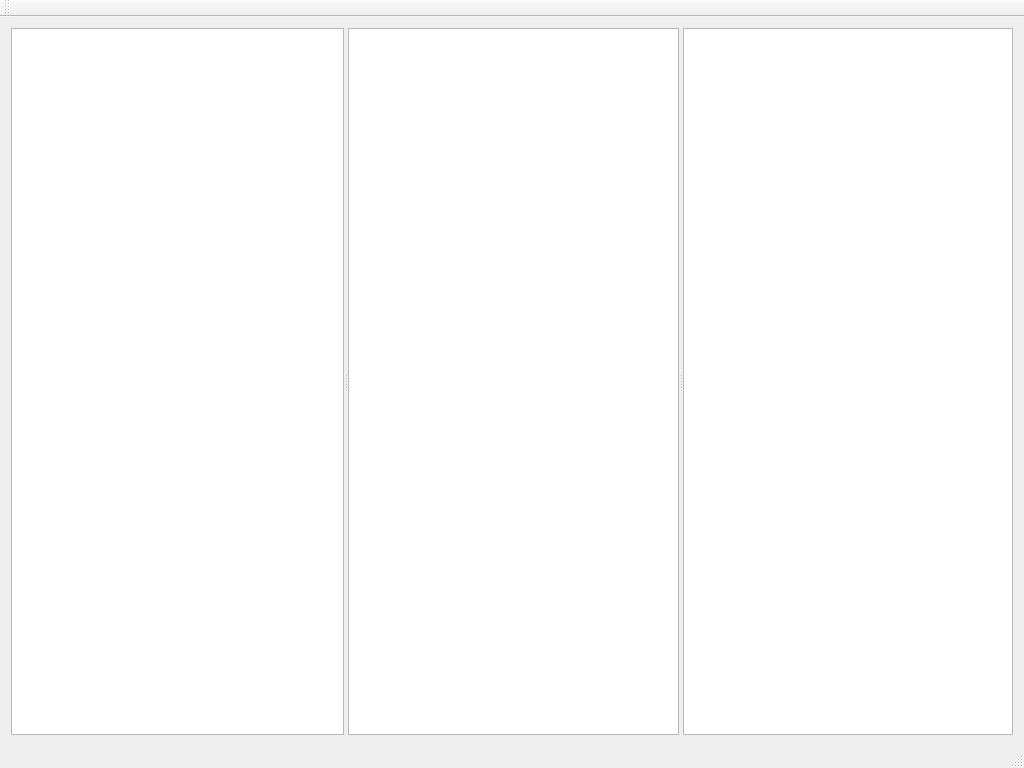
<?xml version="1.0" encoding="UTF-8"?>
<ui version="4.0">
 <class>camp::MainWindow</class>
 <widget class="QMainWindow" name="camp::MainWindow">
  <property name="geometry">
   <rect>
    <x>0</x>
    <y>0</y>
    <width>1024</width>
    <height>768</height>
   </rect>
  </property>
  <property name="windowTitle">
   <string>CCOM Autonomous Mission Planner</string>
  </property>
  <widget class="QWidget" name="centralWidget">
   <layout class="QVBoxLayout" name="verticalLayout">
    <item>
     <widget class="QSplitter" name="splitter">
      <property name="orientation">
       <enum>Qt::Horizontal</enum>
      </property>
      <widget class="map_tree_view::MapTreeView" name="mapTreeView"/>
      <widget class="QSplitter" name="mapSplitter">
        <property name="orientation">
        <enum>Qt::Horizontal</enum>
        </property>
        <widget class="camp::MapView" name="mapView">
        <property name="sizePolicy">
          <sizepolicy hsizetype="Expanding" vsizetype="Expanding">
          <horstretch>1</horstretch>
          <verstretch>0</verstretch>
          </sizepolicy>
        </property>
        <property name="renderHints">
          <set>QPainter::Antialiasing|QPainter::SmoothPixmapTransform|QPainter::TextAntialiasing</set>
        </property>
        <property name="dragMode">
          <enum>QGraphicsView::ScrollHandDrag</enum>
        </property>
        <property name="transformationAnchor">
          <enum>QGraphicsView::AnchorUnderMouse</enum>
        </property>
        </widget>
        <widget class="camp::MapView" name="mapView2">
        <property name="sizePolicy">
          <sizepolicy hsizetype="Expanding" vsizetype="Expanding">
          <horstretch>1</horstretch>
          <verstretch>0</verstretch>
          </sizepolicy>
        </property>
        <property name="renderHints">
          <set>QPainter::Antialiasing|QPainter::SmoothPixmapTransform|QPainter::TextAntialiasing</set>
        </property>
        <property name="dragMode">
          <enum>QGraphicsView::ScrollHandDrag</enum>
        </property>
        <property name="transformationAnchor">
          <enum>QGraphicsView::AnchorUnderMouse</enum>
        </property>
        </widget>
        </widget>
     </widget>
    </item>
   </layout>
  </widget>
  <widget class="QMenuBar" name="menuBar">
   <property name="enabled">
    <bool>false</bool>
   </property>
   <property name="geometry">
    <rect>
     <x>0</x>
     <y>0</y>
     <width>1024</width>
     <height>22</height>
    </rect>
   </property>
  </widget>
  <widget class="QToolBar" name="mainToolBar">
   <property name="enabled">
    <bool>false</bool>
   </property>
   <attribute name="toolBarArea">
    <enum>TopToolBarArea</enum>
   </attribute>
   <attribute name="toolBarBreak">
    <bool>false</bool>
   </attribute>
  </widget>
  <widget class="QStatusBar" name="statusBar"/>
 </widget>
 <layoutdefault spacing="6" margin="11"/>
 <customwidgets>
  <customwidget>
   <class>camp::MapView</class>
   <extends>QGraphicsView</extends>
   <header>map_view/map_view.h</header>
  </customwidget>
  <customwidget>
   <class>map_tree_view::MapTreeView</class>
   <extends>QTreeView</extends>
   <header>map_tree_view/map_tree_view.h</header>
  </customwidget>
 </customwidgets>
 <resources>
  <include location="main.qrc"/>
 </resources>
 <connections/>
</ui>
